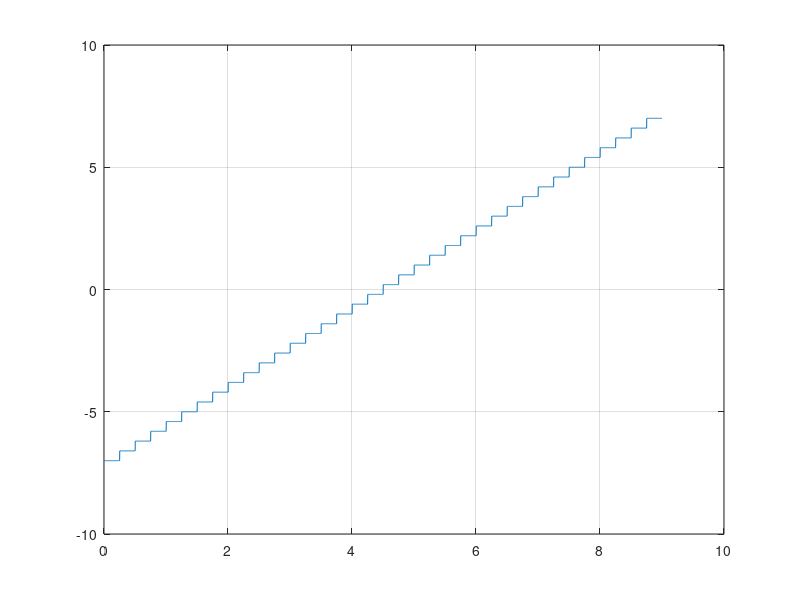

Write MATLAB code to recreate this figure.
%semnal dreptunghiular multinivel
%reprezentare pentru rezolutia temporara de 2ms
% d) 
nr_nivele=8; 
% {-7,-5,-3,-1,1,3,5,7}  - 8 nivele
t=0:0.002:nr_nivele+1; %am adaugat 1 la nr de nivele pentru ca semnalul sa atinga si nivelul 7
j=1;
for i=1:length(t) %parcurgem vectorul de la 0 la 9
    if t(i)<=j*0.25 % verificam daca durata unui nivel este <= 0.25s
        if j<=length(t)
        s(i)=t(j); %daca j<perioada atunci semnalul primeste valoarea perioadei
    else
        s(i)=0; %daca j>perioada semnalul va primi 0
        end
    else
        if j<=length(t)
            s(i)=t(j);
        end
        j=j+1; %am marit j pentru a putea parcurge vectorul t in continuare
    end
end
s=s*200-7  %am observat ca semnanului intial trebuia inmultit cu 200 pentru a atinge nivelurile de 1,3,5,7 apoi am scazut 7 pentru a obtine niveluri de la -7 la 7

plot(t,s), grid %reprezentam grafic semnalul